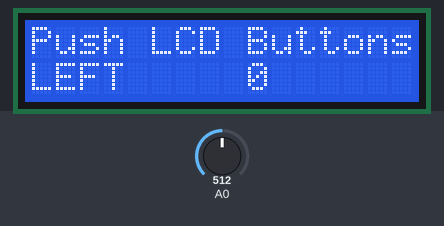
Bench run of a sketch on a simulated Arduino Mega 2560, built with avr-gcc and run on an emulated ATmega2560. Parts: 16×2 character LCD. Inputs (shaded band) come from the test bench; at power-on: A0 = 512.

Above: at 1.2 s.
1.3 s: A0 set to 832
At 2.6 s:
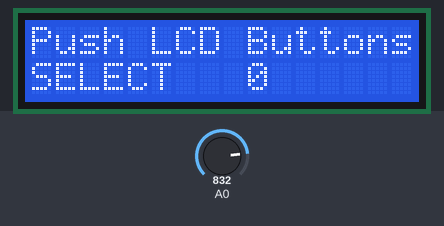
3.0 s: A0 set to 857
At 3.9 s:
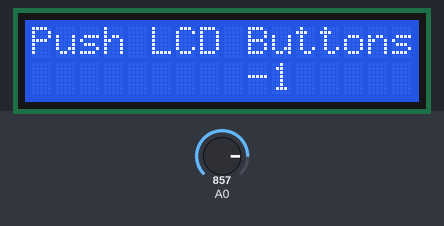
6.0 s: A0 set to 440
At 8.4 s:
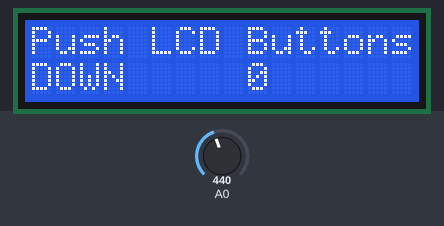
9.0 s: A0 set to 265
10.5 s: A0 set to 235
At 11.2 s:
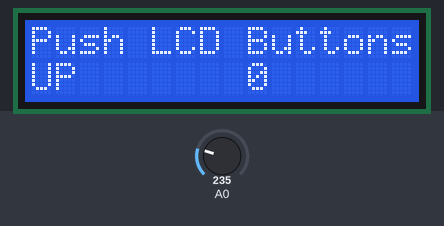
12.0 s: A0 set to 52
15.0 s: A0 set to 44
At 15.5 s:
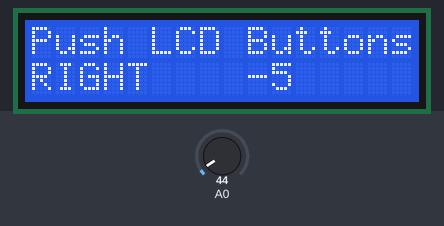
Timing chart, 0 to 17.5 s (numbered marks = the images above; inputs shaded):
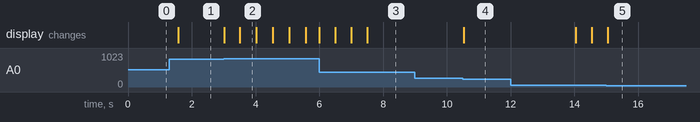

The sketch:

4_LCD_Buttons.ino
```cpp
#include <LiquidCrystal.h>

LiquidCrystal lcd(8, 9, 4, 5, 6, 7);  // Pins of the Arduino Mega 2560 which will be used.

const int right = 0;                  // Variable to denote when the LCD RIGHT button was pressed.
const int up = 1;                     // Variable to denote when the LCD UP button was pressed.
const int down = 2;                   // Variable to denote when the LCD DOWN button was pressed.
const int left = 3;                   // Variable to denote when the LCD LEFT button was pressed.
const int select = 4;                 // Variable to denote when the LCD SELECT button was pressed.

short int k = 1;                      // Variable denote if the counter will be added or substracted.

void setup() {
  lcd.begin(16,2);                    // Set to use the 16 columns and 2 lines of LCD.
  lcd.setCursor(0,0);                 // Set the cursor of LCD to column and line 0.
  lcd.print("Push LCD Buttons");      // Print the string on upper line of LCD
}

void loop() {
  static long int counter = 0;        // Variable to serve as some counter.
  lcd.setCursor(9,1);                 // Put the LCD cursor on the center of the second line
  lcd.print("       ");               // Erase the last numbers on this section of LCD.

  lcd.setCursor(9,1);                 // Put the LCD cursos on the center of the second line.
  lcd.print(counter/200);             // Print the value of counter at last cursor position.

  lcd.setCursor(0,1);                 // Set cursor at the begining of second line
  /*
   * Switch case to detect and print the LCD button pressed. Furthermore:
   *  + If the RIGHT button is pressed, k will be set to 1; hence, the counter will go up after the button is unpressed!
   *  + If the UP button is pressed, counter will be multiplied by 2.
   *  + If the DOWN button is pressed, counter will be divided by 2.
   *  + If the LEFT button is pressed, k will be set to -1; hence, the counter will go down after the button is unpressed!
   *  + If the SELECT button is pressed, counter will reset to 0.
   *  + Initially, counter will go up or down by 1 depending on the value of k.
   */
  switch(getButton()){
    case right:
      lcd.print("RIGHT ");
      k = 1;
      delay(500);
      break;
    case up:
      lcd.print("UP    ");
      counter = 2*counter;
      delay(500);
      break;
    case down:
      lcd.print("DOWN  ");
      counter = counter/2;
      delay(500);
      break;
    case left:
      lcd.print("LEFT  ");
      k = -1;
      delay(500);
      break;
    case select:
      lcd.print("SELECT");
      counter = 0;
      break;
    default:
      lcd.print("      ");
      counter = counter + 1*k;
      break;
  }
}

/*
 * Function to get which button was pressed per the detected sensor values documented in the professor's documentation.
 */
int getButton(){
  int sensor = analogRead(0);

  if(sensor < 50){
    return right;
  }
  else if(sensor >= 50 && sensor < 250){
    return up;
  }
  else if(sensor >= 250 && sensor < 450){
    return down;
  }
  else if(sensor >= 450 && sensor < 650){
    return left;
  }
  else if(sensor >= 650 && sensor < 850){
    return select;
  }
  else{
    return -1;
  }
}
```

Measured:
- the behaviour switches between 849 and 850 on A0 (found by bisection; images 1 and 2)
- the behaviour switches between 250 and 249 on A0 (found by bisection; images 3 and 4)
- the behaviour switches between 50 and 49 on A0 (found by bisection; images 4 and 5)
- after the input at 1.3 s, the display: changes after 0.27 s (image 1)
- after the input at 3.0 s, the display: first changes at once (image 2 shows a later state)
- after the input at 6.0 s, the display: first changes at once (image 3 shows a later state)
- after the input at 9.0 s, every drawn part: stays the same
- after the input at 10.5 s, the display: changes at once (image 4)
- after the input at 15.0 s, the display: changes after 0.05 s (image 5)
